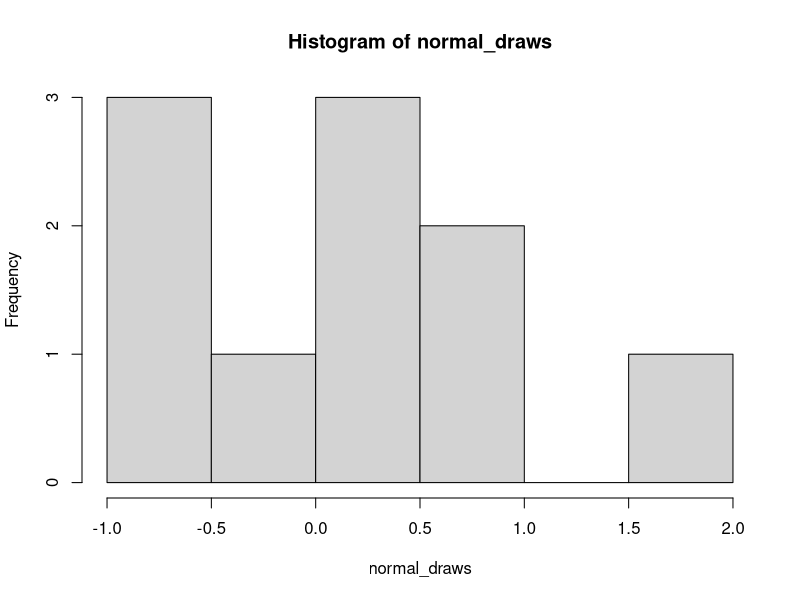
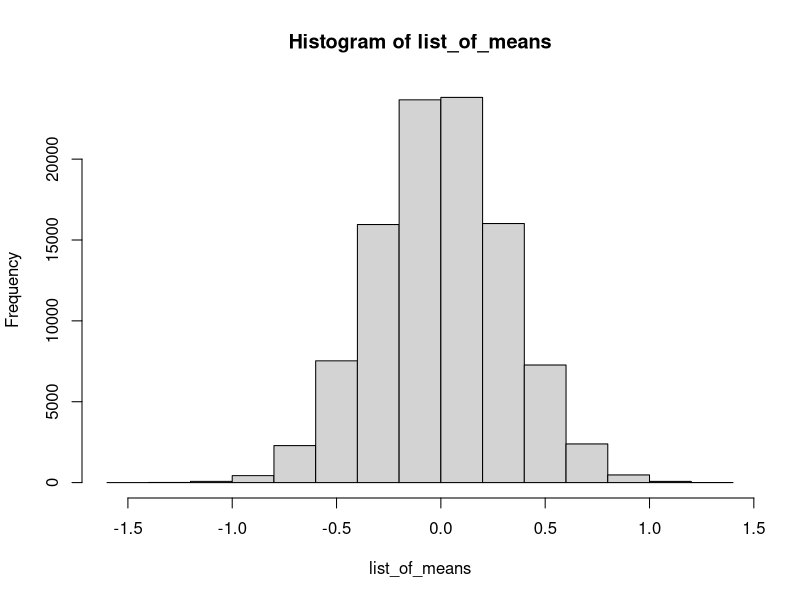
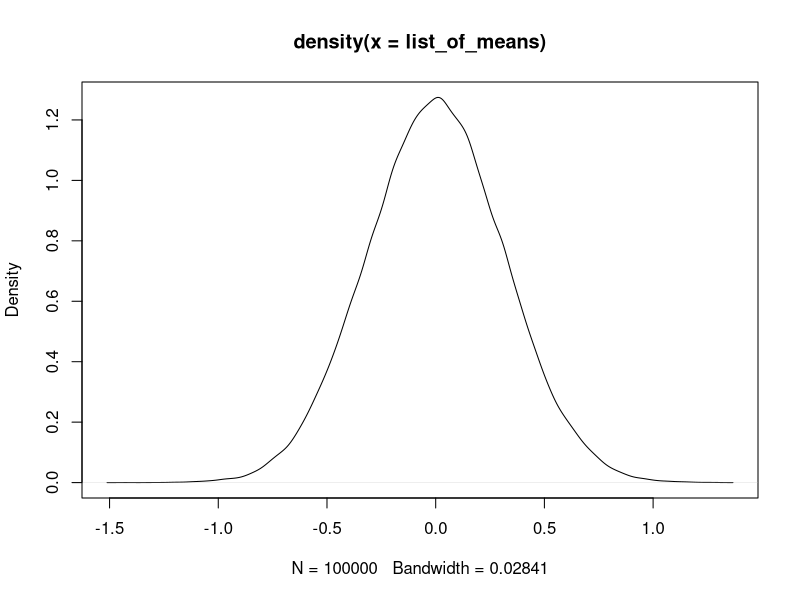

The R source for these figures, in order:
require(dplyr)
set.seed(1)
sample_size <- 10

# simple illustration of random draws
normal_draws <-  rnorm(sample_size, mean=0, sd=1)
mean(normal_draws)
hist(normal_draws)

# what's the distribution of the mean meausrements as we do this over and over?
list_of_means <- array()
times_to_loop <- 100000

for (i in 1:times_to_loop){
  normal_draws <-  rnorm(sample_size, mean=0, sd=1)
  list_of_means[i] <- mean(normal_draws)
}

hist(list_of_means)

d <- density(list_of_means) # returns the density data 
plot(d) # plots the results
mean(list_of_means)
sd(list_of_means)


## let's play with a regression now
draws <- 1000
set.seed(2)

# create a DF with 3 columns, 1000 rows of random standard normal draws
random_regression <- data.frame(replicate(3,rnorm(draws)))

#calculate the dependent variable Y
random_regression %>% mutate(
    e = rnorm(draws, 0, 1), ## better add some error noise
    Y = 2 * X1 + 3 * X2 + 4 * X3 + e
) -> random_regression

# build a linear regression
model <- lm( Y ~ X1 + X2 + X3, data=random_regression )
summary(model)
